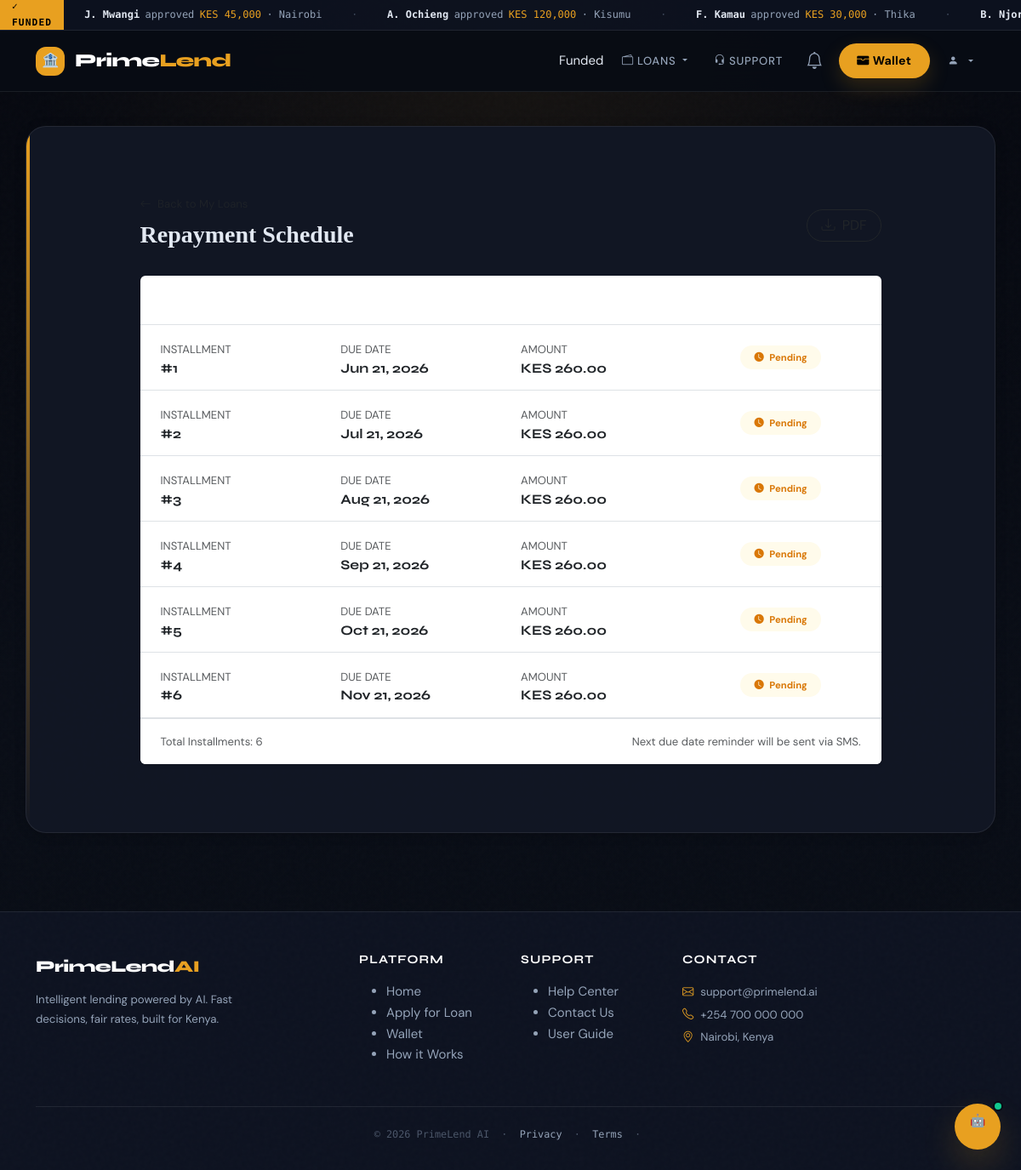
The page /loans/repayment/111/ (signed in) on the database its author committed.
### loans/models.py (models this page shows, shortened)
class LoanApplication(models.Model):
    user = models.ForeignKey(User, on_delete=models.CASCADE)
    full_name = models.CharField(max_length=100)
    age = models.IntegerField()
    employment_status = models.CharField(max_length=50)
    monthly_income = models.FloatField()
    repayment_period = models.IntegerField(help_text="Months")
    credit_history = models.IntegerField(help_text="0 = Bad, 1 = Good")
    qualified_amount = models.DecimalField(max_digits=12, decimal_places=2, null=True, blank=True)
    id_number = models.CharField(max_length=20)
    id_document_front = models.FileField(
    upload_to='ids/front/',
    null=True,
    blank=True
)
    id_document_back = models.FileField(
        upload_to='ids/back/',
        null=True,
        blank=True
)
    reason_for_loan = models.TextField()
    documents_verified = models.BooleanField(default=False)
    kyc_face_verified = models.BooleanField(null=True, blank=True)
    kyc_confidence    = models.FloatField(null=True, blank=True)
    ai_explanation    = models.JSONField(null=True, blank=True)
    risk_level        = models.CharField(max_length=10, blank=True, default="")
    kyc_selfie        = models.ImageField(upload_to='kyc/selfies/', null=True, blank=True)
    id_authentic          = models.BooleanField(null=True, blank=True)
    id_authenticity_score = models.FloatField(null=True, blank=True)
    id_authenticity_notes = models.TextField(blank=True, default="")
    mrz_valid             = models.BooleanField(null=True, blank=True)
    ela_score             = models.FloatField(null=True, blank=True)
    status = models.CharField(
        max_length=20,
        choices=STATUS_CHOICES,
        default='Pending'
    )
    created_at = models.DateTimeField(auto_now_add=True)
    approved_at = models.DateTimeField(null=True, blank=True)
    admin_approved = models.BooleanField(default=False)
    approved_by    = models.ForeignKey(User, null=True, blank=True, on_delete=models.SET_NULL, related_name="approved_loans")
    funded = models.BooleanField(default=False)
    funded_at = models.DateTimeField(null=True, blank=True)
    terms_accepted = models.BooleanField(default=False)
    fraud_score = models.FloatField(default=0.0)
    fraud_flag = models.BooleanField(default=False)
    predicted_probability = models.FloatField(default=0.0)
    rejection_reason = models.TextField(blank=True, null=True)
    risk_reasons = models.JSONField(null=True, blank=True)
    previous_loan_count = models.IntegerField(default=0)
    on_time_repayment_count = models.IntegerField(default=0)
    last_default_flag = models.BooleanField(default=False)
    processing_fee = models.PositiveIntegerField(default=10)
    processing_fee_paid = models.BooleanField(default=False)
    disbursed = models.BooleanField(default=False)
    interest_rate = models.DecimalField(
        max_digits=5,
        decimal_places=2,
        default=10.00   # 10% default
    )
    amount_remaining = models.DecimalField(max_digits=10, decimal_places=2,default=0)
    fully_repaid = models.BooleanField(default=False)

class RepaymentSchedule(models.Model):
    loan = models.ForeignKey(
        "LoanApplication",
        on_delete=models.CASCADE,
        related_name="repayments"
    )
    installment_number = models.IntegerField()
    due_date = models.DateField()
    amount = models.DecimalField(max_digits=10, decimal_places=2)
    paid = models.BooleanField(default=False)
    paid_at = models.DateTimeField(null=True, blank=True)
    reminder_sent = models.BooleanField(default=False)

### loans/views.py (the view)
# urls.py: path("repayment/<int:loan_id>/", views.repayment_schedule, name="repayment_schedule"),
@login_required
def repayment_schedule(request, loan_id):
    loan      = get_object_or_404(LoanApplication, id=loan_id, user=request.user)
    schedules = loan.repayments.all().order_by("due_date")
    unpaid_count = schedules.filter(paid=False).count()
    due_today    = schedules.filter(paid=False, due_date=timezone.now().date()).count()
    overdue      = schedules.filter(paid=False, due_date__lt=timezone.now().date()).count()
    return render(request, "loans/repayment_schedule.html", {
        "loan": loan,
        "schedules": schedules,
        "unpaid_count": unpaid_count,
        "due_today": due_today,
        "overdue": overdue,
    })

### loans/templates/loans/repayment_schedule.html (shortened to what this page needs)
{% extends "base.html" %}
{% block content %}
<div class="container my-5">
    <div class="row justify-content-center">
        <div class="col-lg-10">
            <div class="d-flex justify-content-between align-items-center mb-4">
                <div>
                    <a href="{% url 'loan_list' %}" class="text-muted small text-decoration-none mb-2 d-block">
                        <i class="bi bi-arrow-left me-1"></i> Back to My Loans
                    </a>
                    <h1 class="h3 fw-bold" style="font-family: 'Playfair Display', serif; color: var(--primary-navy);">
                        Repayment Schedule
                    </h1>
                </div>
                <button class="btn btn-outline-dark rounded-pill px-3">
                    <i class="bi bi-download me-1"></i> PDF
                </button>
            </div>
            <div class="card border-0 shadow-sm overflow-hidden">
                <div class="card-header py-3 border-bottom" style="background-color: var(--primary-navy);">
                    <div class="row text-white">
                        <div class="col"><strong>Installment</strong></div>
                        <div class="col"><strong>Due Date</strong></div>
                        <div class="col"><strong>Amount</strong></div>
                        <div class="col text-center"><strong>Status</strong></div>
                    </div>
                </div>
                <div class="list-group list-group-flush">
                    {% for r in schedules %}
                    <div class="list-group-item px-4 py-3 border-bottom">
                        <div class="row align-items-center">
                            <div class="col">
                                <span class="text-muted small text-uppercase">Installment</span>
                                <h6 class="mb-0 fw-bold text-dark">#{{ r.installment_number }}</h6>
                            </div>
                            <div class="col">
                                <span class="text-muted small text-uppercase">Due Date</span>
                                <h6 class="mb-0 fw-bold text-dark">{{ r.due_date|date:"M d, Y" }}</h6>
                            </div>
                            <div class="col">
                                <span class="text-muted small text-uppercase">Amount</span>
                                <h6 class="mb-0 fw-bold" style="color: var(--primary-navy);">KES {{ r.amount }}</h6>
                            </div>
                            <div class="col text-center">
                                {% if r.paid %}
                                    <span class="badge rounded-pill px-3 py-2" style="background-color: #ecfdf5; color: #059669;">
                                        <i class="bi bi-check-circle-fill me-1"></i> Paid
                                    </span>
                                {% elif r.due_date < today %}
                                    <span class="badge rounded-pill px-3 py-2" style="background-color: #fef2f2; color: #dc2626;">
                                        <i class="bi bi-exclamation-circle-fill me-1"></i> Overdue
                                    </span>
                                {% else %}
                                    <span class="badge rounded-pill px-3 py-2" style="background-color: #fffbeb; color: #d97706;">
                                        <i class="bi bi-clock-fill me-1"></i> Pending
                                    </span>
                                {% endif %}
                            </div>
                        </div>
                    </div>
                    {% empty %}
                    <div class="text-center py-5">
                        <i class="bi bi-calendar-x display-4 text-muted mb-3 d-block"></i>
                        <p class="text-muted mb-0">No repayment schedule found.</p>
                    </div>
                    {% endfor %}
                </div>
                <div class="card-footer bg-white py-3 px-4 border-top">
                    <div class="d-flex justify-content-between align-items-center text-muted small">
                        <span>Total Installments: {{ schedules.count }}</span>
                        <span>Next due date reminder will be sent via SMS.</span>
                    </div>
                </div>
            </div>
        </div>
    </div>
</div>
{% endblock %}

### templates/base.html (shortened to what this page needs)
<!DOCTYPE html>
{% load static %}
<html lang="en">
<head>
<link rel="stylesheet" href="https://cdn.jsdelivr.net/npm/bootstrap@5.3.2/dist/css/bootstrap.min.css">
<link rel="stylesheet" href="https://cdn.jsdelivr.net/npm/bootstrap-icons@1.11.1/font/bootstrap-icons.css">
<link rel="stylesheet" href="{% static 'css/base.css' %}">
</head>
<body>
<div class="pl-ticker">
  <div class="pl-ticker-label">✓ Funded</div>
  <div class="pl-ticker-scroll">
    <div class="pl-ticker-track" id="tickerTrack"></div>
  </div>
</div>
<nav class="navbar navbar-expand-lg navbar-dark" id="mainNav">
  <div class="container">
    <a class="navbar-brand" href="{% url 'home' %}">
      <div class="brand-icon">🏦</div>
      <span>Prime<span style="color: var(--gold);">Lend</span></span>
    </a>
    <div class="collapse navbar-collapse" id="navbarNav">
      <ul class="navbar-nav ms-auto align-items-center gap-1">
        {% if user.is_authenticated %}
          {% with latest_loan=user.loanapplication_set.last %}
          {% if latest_loan %}
          <li class="nav-item me-1">
            <a href="{% url 'loan_list' %}" class="nav-loan-pill">
              {{ latest_loan.status }}
            </a>
          </li>
          {% endif %}
          {% endwith %}
          <li class="nav-item dropdown">
            <a class="nav-link dropdown-toggle" href="#" role="button" data-bs-toggle="dropdown">
              <i class="bi bi-wallet2 me-1"></i>Loans
            </a>
          </li>
          <li class="nav-item">
            <a class="nav-link" href="{% url 'create_ticket' %}">
              <i class="bi bi-headset me-1"></i>Support
            </a>
          </li>
          <li class="nav-item">
            <a href="{% url 'notifications' %}" class="nav-link position-relative" style="padding:0.4rem 0.6rem!important;">
              <i class="bi bi-bell fs-5"></i>
            </a>
          </li>
          <li class="nav-item ms-1">
            <a href="{% url 'wallet_dashboard' %}" class="btn btn-primary btn-sm">
              <i class="bi bi-wallet-fill me-1"></i>Wallet
            </a>
          </li>
          <li class="nav-item dropdown ms-1">
            <a class="nav-link dropdown-toggle d-flex align-items-center gap-2 p-1" href="#" role="button" data-bs-toggle="dropdown">
              <span class="nav-avatar">
                {% if user.profile.kyc_selfie %}
                  <img src="{{ user.profile.kyc_selfie.url }}" alt="">
                {% else %}
                  <i class="bi bi-person-fill" style="font-size:0.75rem;"></i>
                {% endif %}
              </span>
            </a>
          </li>
        {% else %}
          <li class="nav-item"><a class="nav-link" href="{% url 'login' %}">Login</a></li>
          <li class="nav-item ms-1">
            <a href="{% url 'register' %}" class="btn btn-primary btn-sm">Get Started</a>
          </li>
        {% endif %}
      </ul>
    </div>
  </div>
</nav>
<div class="container main-container page-enter">
  <div class="content-card">
    {% block content %}{% endblock %}
  </div>
</div>
<footer>
  <div class="container">
    <div class="row g-4">
      <div class="col-lg-4 col-md-6">
        <div style="font-family:'Syne',sans-serif;font-size:1.2rem;font-weight:800;color:#fff;letter-spacing:-0.03em;margin-bottom:0.75rem;">
          PrimeLend<span style="color:var(--gold)">AI</span>
        </div>
        <p style="font-size:0.83rem;color:var(--text-2);line-height:1.7;max-width:280px;">
          Intelligent lending powered by AI. Fast decisions, fair rates, built for Kenya.
        </p>
      </div>
      <div class="col-lg-2 col-md-3 col-6">
        <h5>Platform</h5>
        <ul>
          <li><a href="{% url 'home' %}">Home</a></li>
          <li><a href="{% url 'loan_apply' %}">Apply for Loan</a></li>
          <li><a href="{% url 'wallet_dashboard' %}">Wallet</a></li>
          <li><a href="{% url 'loan_tutorial' %}">How it Works</a></li>
        </ul>
      </div>
      <div class="col-lg-2 col-md-3 col-6">
        <h5>Support</h5>
        <ul>
          <li><a href="{% url 'create_ticket' %}">Help Center</a></li>
          <li><a href="{% url 'create_ticket' %}">Contact Us</a></li>
          <li><a href="{% url 'loan_tutorial' %}">User Guide</a></li>
        </ul>
      </div>
      <div class="col-lg-4 col-md-6">
        <h5>Contact</h5>
        <p style="font-size:0.83rem;color:var(--text-2);line-height:2;">
          <i class="bi bi-envelope me-2" style="color:var(--gold);"></i>support@primelend.ai<br>
          <i class="bi bi-telephone me-2" style="color:var(--gold);"></i>+254 700 000 000<br>
          <i class="bi bi-geo-alt me-2" style="color:var(--gold);"></i>Nairobi, Kenya
        </p>
      </div>
    </div>
    <div class="footer-bottom">
      &copy; {% now "Y" %} PrimeLend AI &nbsp;·&nbsp; <a href="#">Privacy</a> &nbsp;·&nbsp; <a href="#">Terms</a> &nbsp;·&nbsp;
    </div>
  </div>
</footer>
<button class="pl-chat-fab" id="chatFab" title="Ask PrimeLend AI" aria-label="Open chat assistant">
  🤖<span class="pl-chat-ping"></span>
</button>
</body>
</html>

### rows shown on the page
LoanApplication: status "Funded"
RepaymentSchedule: installment_number "1", due_date "Jun 21, 2026", amount "260.00", paid False (drawn)
RepaymentSchedule: installment_number "2", due_date "Jul 21, 2026", amount "260.00", paid False (drawn)
RepaymentSchedule: installment_number "3", due_date "Aug 21, 2026", amount "260.00", paid False (drawn)
RepaymentSchedule: installment_number "4", due_date "Sep 21, 2026", amount "260.00", paid False (drawn)
RepaymentSchedule: installment_number "5", due_date "Oct 21, 2026", amount "260.00", paid False (drawn)
RepaymentSchedule: installment_number "6", due_date "Nov 21, 2026", amount "260.00", paid False (drawn)

### other values the page prints
{{ schedules.count }} "6"
